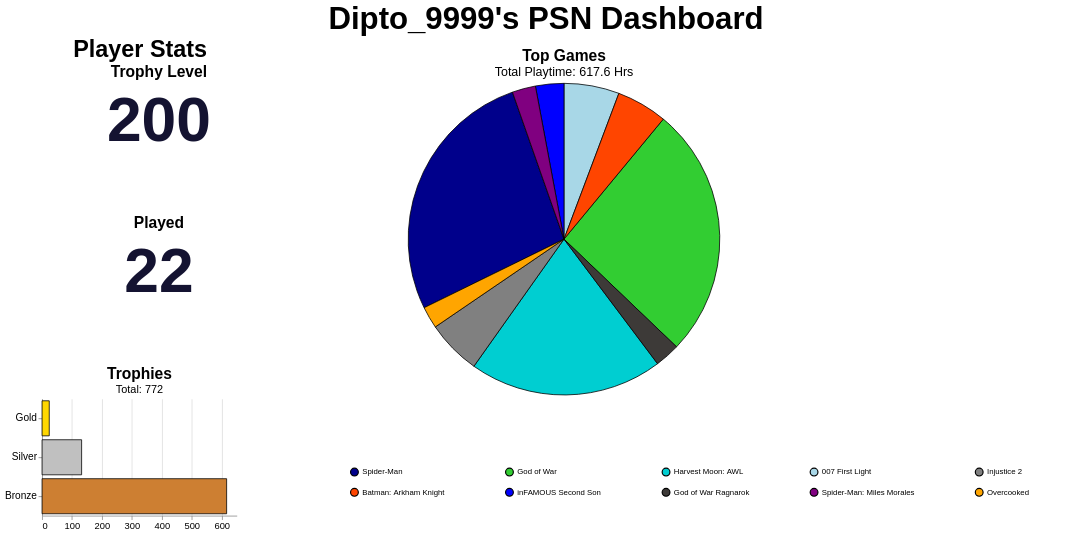

The specification (Vega-Lite) saved for this image:
### Vega-Lite specification from a JSON file in a GitHub repository (floating-point values rounded to 4 significant figures)
{"config": {"view": {"continuousWidth": 300, "continuousHeight": 300, "strokeOpacity": 0, "strokeWidth": 1.5}, "axis": {"labelFontSize": 12, "titleFontSize": 16}, "legend": {"labelFontSize": 12, "titleFontSize": 16}}, "hconcat": [{"vconcat": [{"data": {"name": "data-77426e392e64578109441e9570f21ea8"}, "mark": {"type": "text", "align": "center", "baseline": "middle", "color": "#141331", "fontSize": 80, "fontWeight": "bold"}, "encoding": {"text": {"field": "Value", "type": "quantitative"}, "x": {"axis": null, "field": "Metric", "type": "nominal"}, "y": {"value": 50}}, "height": 150, "title": {"text": "Trophy Level", "anchor": "middle", "fontSize": 20}, "width": 300}, {"data": {"name": "data-c35704209c21e5fa9ad592a4d9bb6b83"}, "mark": {"type": "text", "align": "center", "baseline": "middle", "color": "#141331", "fontSize": 80, "fontWeight": "bold"}, "encoding": {"text": {"field": "Value", "type": "quantitative"}, "x": {"axis": null, "field": "Metric", "type": "nominal"}, "y": {"value": 50}}, "height": 150, "title": {"text": "Played", "anchor": "middle", "fontSize": 20}, "width": 300}, {"data": {"name": "data-b5e5e3621ebe956b3f4f9d97cbbacadf"}, "mark": {"type": "bar", "stroke": "black", "strokeWidth": 1}, "encoding": {"color": {"field": "type", "legend": null, "scale": {"domain": ["Platinum", "Gold", "Silver", "Bronze"], "range": ["#B9F2FF", "#FFD700", "#C0C0C0", "#CD7F32"]}, "type": "nominal"}, "tooltip": [{"field": "type", "title": "Trophy", "type": "nominal"}, {"field": "count", "title": "Count", "type": "quantitative"}], "x": {"axis": {"tickMinStep": 1, "title": ""}, "field": "count", "type": "quantitative"}, "y": {"axis": {"labelFontSize": 13, "title": ""}, "field": "type", "sort": ["Platinum", "Gold", "Silver", "Bronze"], "type": "nominal"}}, "height": 150, "title": {"text": "Trophies", "anchor": "middle", "fontSize": 20, "subtitle": "Total: 772", "subtitleFontSize": 14}, "width": 250}], "title": {"text": "Player Stats", "anchor": "middle", "fontSize": 30}}, {"data": {"name": "data-60ade33df2529b65ef5c3508ad1f71b0"}, "mark": {"type": "arc", "stroke": "black", "strokeWidth": 1}, "encoding": {"color": {"field": "name", "legend": {"columnPadding": 75, "columns": 5, "direction": "horizontal", "labelFontSize": 10, "orient": "bottom", "padding": 75, "rowPadding": 10, "title": "", "titleAlign": "center", "titleFontSize": 16}, "scale": {"range": ["#00008B", "#32CD32", "#00CED1", "#A8D7E7", "#808080", "#FF4500", "#0000FF", "#3D3A38", "#800080", "#FFA500", "#006400", "#8B0000", "#FFD700", "#4682B4", "#2E8B57"]}, "sort": null, "type": "nominal"}, "theta": {"field": "playtime_percentage", "type": "quantitative"}, "tooltip": [{"field": "name", "title": "Game", "type": "nominal"}, {"field": "playtime_forever", "format": ".1f", "title": "Time (Hrs)", "type": "quantitative"}, {"field": "playtime_percentage", "format": ".2f", "title": "Playtime (%)", "type": "quantitative"}]}, "height": 400, "title": {"text": "Top Games", "anchor": "middle", "fontSize": 20, "subtitle": "Total Playtime: 617.6 Hrs", "subtitleFontSize": 16}, "width": 700}], "padding": {"left": 250, "right": 250, "top": 0, "bottom": 0}, "resolve": {"scale": {"color": "independent"}}, "title": {"text": "Dipto_9999's PSN Dashboard", "anchor": "middle", "fontSize": 40}, "$schema": "https://vega.github.io/schema/vega-lite/v6.1.0.json", "datasets": {"data-77426e392e64578109441e9570f21ea8": [{"Metric": "Trophy Level", "Value": 200}], "data-c35704209c21e5fa9ad592a4d9bb6b83": [{"Metric": "Played", "Value": 22}], "data-b5e5e3621ebe956b3f4f9d97cbbacadf": [{"type": "Gold", "count": 24}, {"type": "Silver", "count": 132}, {"type": "Bronze", "count": 616}], "data-60ade33df2529b65ef5c3508ad1f71b0": [{"name": "Spider-Man", "playtime_forever": 166.1, "title_id": "CUSA02299_00", "playtime_percentage": 26.89}, {"name": "God of War", "playtime_forever": 161.5, "title_id": "CUSA07408_00", "playtime_percentage": 26.15}, {"name": "Harvest Moon: AWL", "playtime_forever": 123.9, "title_id": "CUSA06584_00", "playtime_percentage": 20.07}, {"name": "007 First Light", "playtime_forever": 35.36, "title_id": "PPSA11386_00", "playtime_percentage": 5.73}, {"name": "Injustice 2", "playtime_forever": 34.98, "title_id": "CUSA10992_00", "playtime_percentage": 5.66}, {"name": "Batman: Arkham Knight", "playtime_forever": 32.57, "title_id": "CUSA00133_00", "playtime_percentage": 5.27}, {"name": "inFAMOUS Second Son", "playtime_forever": 18.18, "title_id": "CUSA00223_00", "playtime_percentage": 2.94}, {"name": "God of War Ragnarok", "playtime_forever": 16.03, "title_id": "PPSA08329_00", "playtime_percentage": 2.6}, {"name": "Spider-Man: Miles Morales", "playtime_forever": 14.98, "title_id": "CUSA17722_00", "playtime_percentage": 2.43}, {"name": "Overcooked", "playtime_forever": 14.0, "title_id": "CUSA05724_00", "playtime_percentage": 2.27}]}}
